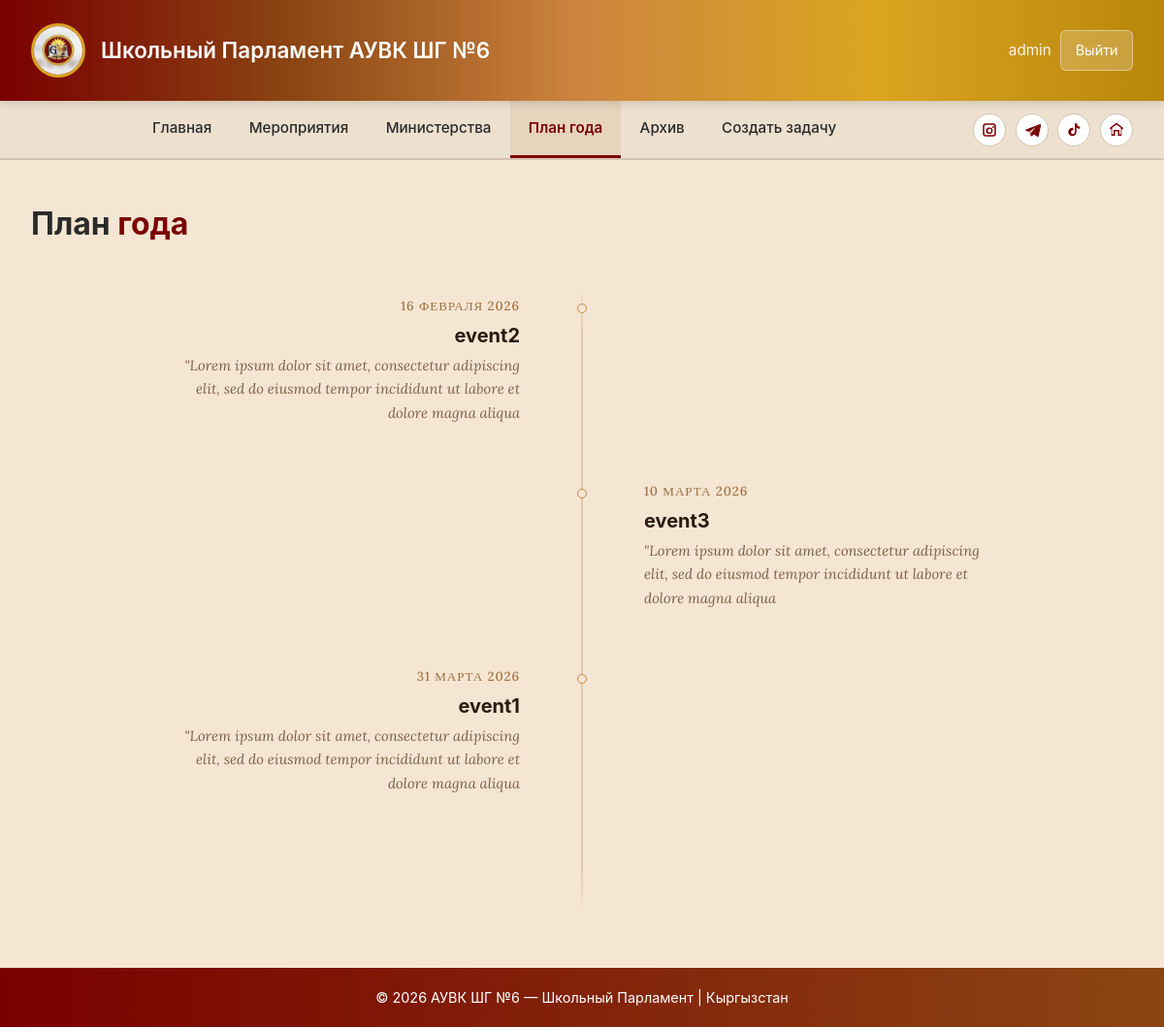
/events/plan/ (signed in), run on the app's committed database.
### apps/users/models.py (models this page shows)
class CustomUser(AbstractUser):
    email = models.EmailField(
        unique=True,
    )
    USERNAME_FIELD = 'email'
    REQUIRED_FIELDS = ['username']
    is_minister = models.BooleanField(default=False)
    is_member = models.BooleanField(default=False)
    school_class = models.CharField(
        max_length=10,
        blank=True,
        null=True,
        verbose_name="Класс"
    )
    ministry = models.ForeignKey(
        Ministries,
        on_delete=models.SET_NULL,
        null=True,
        blank=True,
        related_name="users",
    )

### apps/events/models.py (models this page shows, shortened)
class YearPlan(models.Model):
    name = models.CharField(max_length=30,blank=False)
    description = models.TextField(blank=False)
    date = models.DateField(blank=False)
    created_at = models.DateTimeField(auto_now_add=True)
    class Meta:
        verbose_name = 'План года'
        verbose_name_plural = 'План года'

### apps/events/views.py (the view)
# urls.py: path("plan/", views.year_plan, name="year_plan"),
def year_plan(request):
    events = YearPlan.objects.all().order_by("date", "-created_at")
    return render(request, "events/year_plan.html", {"events": events})

### templates/events/year_plan.html (shortened to what this page needs)
{% extends "base_parlament.html" %}
{% block content %}
<div class="plain-heading">
    <h2>План <span>года</span></h2>
</div>
<div class="timeline">
    {% for event in events %}
    <div class="tl-item {% if forloop.counter|divisibleby:2 %}right{% else %}left{% endif %}">
        <div class="tl-dot"></div>
        <div class="tl-side">
            <div class="tl-date">{{ event.date|date:"d E Y"|default:"дата уточняется" }}</div>
            <span class="tl-name">{{ event.name }}</span>
            <p class="tl-desc">{{ event.description }}</p>
        </div>
    </div>
    {% empty %}
    <p class="tl-empty">План пока не заполнен.</p>
    {% endfor %}
</div>
{% endblock %}

### templates/base_parlament.html (shortened to what this page needs)
{% load static %}
<!DOCTYPE html>
<html lang="ru">
<head>
</head>
<body>
<header>
    <div class="wrap header-line">
        <div class="logo-section">
            <div class="logo"><img src="{% static 'logo.jpg' %}" alt="АУВК ШГ №6"></div>
            <h1>Школьный Парламент АУВК ШГ №6</h1>
        </div>
        <div class="auth">
            {% if request.user.is_authenticated %}
                <span>{{ request.user.username }}</span>
                <a class="btn secondary" href="{% url 'logout' %}">Выйти</a>
            {% else %}
                <a class="btn secondary" href="{% url 'login' %}">Войти</a>
            {% endif %}
        </div>
    </div>
</header>
<nav>
    <div class="wrap">
        <div class="nav-line">
            <ul class="nav-menu">
                <li><a href="{% url 'index' %}" {% if request.resolver_match.url_name == 'index' %}class="active"{% endif %}>Главная</a></li>
                <li><a href="{% url 'events_list_public' %}" {% if request.resolver_match.url_name == 'events_list_public' %}class="active"{% endif %}>Мероприятия</a></li>
                <li><a href="{% url 'ministries_list' %}" {% if request.resolver_match.url_name == 'ministries_list' %}class="active"{% endif %}>Министерства</a></li>
                <li><a href="{% url 'year_plan' %}" {% if request.resolver_match.url_name == 'year_plan' %}class="active"{% endif %}>План года</a></li>
                <li><a href="{% url 'archive_list' %}" {% if request.resolver_match.url_name == 'archive_list' %}class="active"{% endif %}>Архив</a></li>
                {% if request.user.is_authenticated and request.user.is_minister or request.user.is_staff %}
                    <li><a href="{% url 'eventslist_view' %}" {% if request.resolver_match.url_name == 'eventslist_view' %}class="active"{% endif %}>Создать задачу</a></li>
                {% endif %}
            </ul>
            <div class="social-links">
                <a href="https://instagram.com/" target="_blank" rel="noopener noreferrer" aria-label="Instagram" title="Instagram">
                </a>
                <a href="https://t.me/" target="_blank" rel="noopener noreferrer" aria-label="Telegram" title="Telegram">
                    <svg viewBox="0 0 24 24"><path d="M21.8 4.3L3.8 11.3a1 1 0 0 0 .1 1.9l4.6 1.4 1.8 5.4a1 1 0 0 0 1.6.4l2.7-2.5 4.7 3.5a1 1 0 0 0 1.6-.6l3.2-14.5a1 1 0 0 0-1.3-1.9zM9.1 13.9l8.2-6.1-6.4 7.4-.2 2.9-1.2-3.4-2.7-.8z"/></svg>
                </a>
                <a href="https://www.tiktok.com/" target="_blank" rel="noopener noreferrer" aria-label="TikTok" title="TikTok">
                    <svg viewBox="0 0 24 24"><path d="M16.7 5.7c1 1 2.3 1.6 3.7 1.7v3.1c-1.7 0-3.3-.5-4.7-1.5v5.7a5.7 5.7 0 1 1-5.7-5.7c.4 0 .8 0 1.2.1v3.2a2.7 2.7 0 1 0 2.3 2.7V3h3.2a5.1 5.1 0 0 0 0 2.7z"/></svg>
                </a>
                <a href="https://example.com/" target="_blank" rel="noopener noreferrer" aria-label="Сайт школы" title="Сайт школы">
                    <svg viewBox="0 0 24 24"><path d="M12 2l9 7v2h-2v9h-5v-6H10v6H5v-9H3V9l9-7zm0 2.6L6 9v9h2v-6h8v6h2V9l-6-4.4z"/></svg>
                </a>
            </div>
        </div>
    </div>
</nav>
<main class="main">
    <div class="wrap">
        {% block content %}{% endblock %}
    </div>
</main>
<footer>
    <p>&copy; 2026 АУВК ШГ №6 — Школьный Парламент | Кыргызстан</p>
</footer>
</body>
</html>

### templates/base_parlament.html (style rules this page uses)
* { margin: 0; padding: 0; box-sizing: border-box; }
body { font-family: -apple-system, BlinkMacSystemFont, 'Segoe UI', Roboto, Arial, sans-serif; background: #f5e6d3; color: #2a2a2a; line-height: 1.6; }
header { background: linear-gradient(90deg, #7A0000 0%, #8B4513 25%, #CD853F 50%, #DAA520 75%, #B8860B 100%); color: white; padding: 1.5rem 0; box-shadow: 0 2px 10px rgba(0,0,0,0.15); position: sticky; top: 0; z-index: 100; }
.wrap { max-width: 1200px; margin: 0 auto; padding: 0 2rem; }
.header-line { display: flex; align-items: center; justify-content: space-between; gap: 1rem; }
.logo-section { display: flex; align-items: center; gap: 1rem; }
.logo { width: 56px; height: 56px; border-radius: 50%; overflow: hidden; border: 3px solid #DAA520; flex-shrink: 0; }
.logo img { width: 100%; height: 100%; object-fit: cover; }
.logo-section h1 { font-size: 1.4rem; font-weight: 600; }
.auth { display: flex; gap: .6rem; align-items: center; }
.auth span { font-size: .95rem; opacity: .9; }
.btn { display: inline-block; padding: .5rem .9rem; border: none; border-radius: 6px; background: #7A0000; color: white; text-decoration: none; cursor: pointer; font-size: .9rem; transition: background .2s; }
.btn.secondary { background: rgba(255,255,255,0.2); border: 1px solid rgba(255,255,255,0.4); }
nav { background: #ede0cf; border-bottom: 2px solid #d4c4b0; position: sticky; top: 88px; z-index: 99; }
.nav-line { display: flex; align-items: center; gap: 1rem; }
.nav-menu { flex: 1; display: flex; flex-wrap: wrap; list-style: none; justify-content: center; }
.nav-menu a { display: block; padding: 1rem 1.2rem; color: #2a2a2a; text-decoration: none; font-weight: 500; font-size: .95rem; border-bottom: 3px solid transparent; transition: all .25s; white-space: nowrap; }
.nav-menu a.active { color: #7A0000; border-bottom-color: #7A0000; background: #e6d4bd; font-weight: 600; }
.social-links { display: flex; gap: .6rem; align-items: center; flex-shrink: 0; }
.social-links a { display: inline-flex; align-items: center; justify-content: center; width: 34px; height: 34px; border-radius: 50%; background: #fff; color: #7A0000; border: 1px solid #d4c4b0; transition: transform .2s, box-shadow .2s; }
.social-links svg { width: 18px; height: 18px; fill: currentColor; }
.main { padding: 2.5rem 0 3.5rem; }
h2, h3 { margin-bottom: .6rem; }
footer { background: linear-gradient(90deg, #7A0000 0%, #8B4513 100%); color: white; text-align: center; padding: 1.2rem; font-size: .9rem; }

### templates/events/year_plan.html (style rules this page uses)
.plain-heading { margin-bottom: 2.5rem; }
.plain-heading h2 { font-size: 2rem; font-weight: 700; color: #2a2a2a; }
.plain-heading h2 span { color: #7A0000; }
.timeline { position: relative; max-width: 820px; margin: 0 auto; padding: .5rem 0 4rem; }
.timeline::before { content: ''; position: absolute; left: 50%; top: 0; bottom: 0; width: 1px; background: linear-gradient(to bottom, transparent 0%, #c9aa82 8%, #c9aa82 92%, transparent 100%); transform: translateX(-50%); }
.tl-item { position: relative; display: flex; align-items: flex-start; margin-bottom: 3.6rem; min-height: 3rem; }
.tl-dot { position: absolute; left: 50%; top: .55rem; width: 10px; height: 10px; border-radius: 50%; background: #f5e6d3; border: 1.5px solid #cd853f; transform: translateX(-50%); z-index: 2; transition: background .3s, border-color .3s; }
.tl-side { width: calc(50% - 32px); }
.tl-item.left .tl-side { margin-right: auto; text-align: right; padding-right: 2rem; }
.tl-item.right { flex-direction: row-reverse; }
.tl-item.right .tl-side { margin-left: auto; text-align: left; padding-left: 2rem; }
.tl-date { font-family: 'Lora', Georgia, serif; font-size: .82rem; font-weight: 500; color: #a07040; letter-spacing: .07em; text-transform: uppercase; margin-bottom: .45rem; }
.tl-name { font-size: 1.25rem; font-weight: 700; color: #2a1a0e; line-height: 1.3; margin-bottom: .4rem; display: block; }
.tl-desc { font-family: 'Lora', Georgia, serif; font-size: .92rem; color: #7a614a; line-height: 1.65; font-style: italic; display: -webkit-box; -webkit-box-orient: vertical; -webkit-line-clamp: 3; overflow: hidden; }

### data on the page
CustomUser: user.username "admin"
YearPlan: date "16 ФЕВРАЛЯ 2026", name "event2", description "\"Lorem ipsum dolor sit amet, consectetur adipiscing elit, sed do eiusmod tempor incididunt ut labore et dolore magna aliqua"
YearPlan: date "10 МАРТА 2026", name "event3", description "\"Lorem ipsum dolor sit amet, consectetur adipiscing elit, sed do eiusmod tempor incididunt ut labore et dolore magna aliqua"
YearPlan: date "31 МАРТА 2026", name "event1", description "\"Lorem ipsum dolor sit amet, consectetur adipiscing elit, sed do eiusmod tempor incididunt ut labore et dolore magna aliqua"
